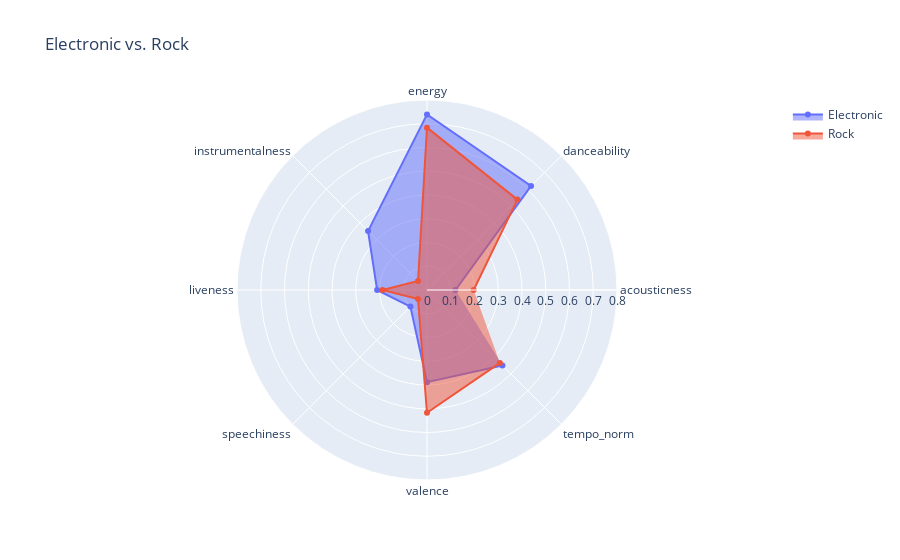
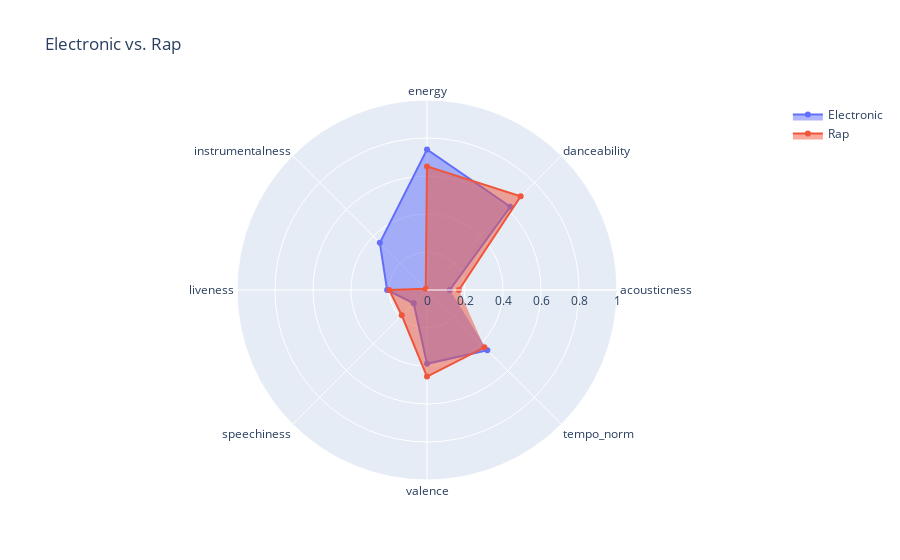
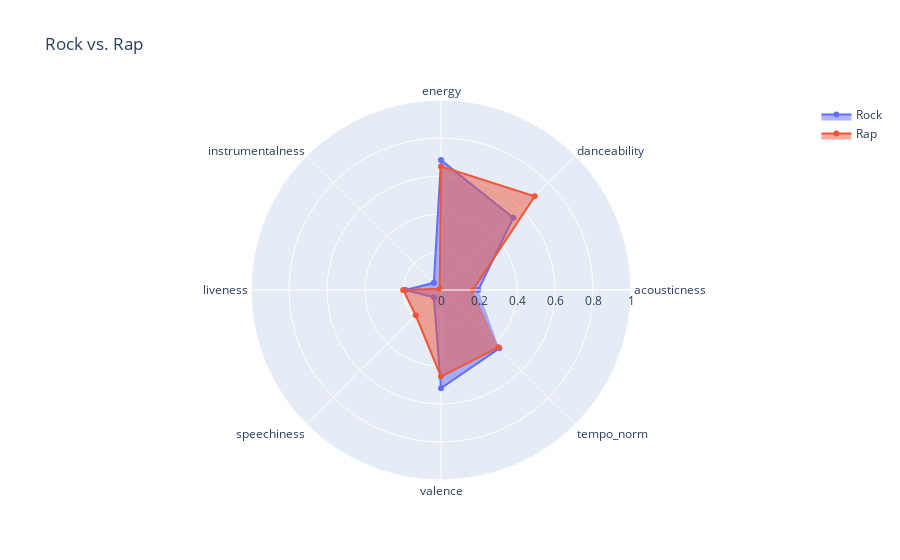

Notebook code for these charts, in order:
### Code cell
fig = go.Figure()

fig.add_trace(go.Scatterpolar(
      r=r4,
      theta= variables,
      fill= 'toself',
      name='Electronic'))

fig.add_trace(go.Scatterpolar(
      r=r6,
      theta=variables,
      fill='toself',
      name='Rock'))

fig.update_layout(
  title = 'Electronic vs. Rock',  
  polar=dict(
    radialaxis=dict(
      visible=True,
      range=[0, 0.80]
    )),
  showlegend=True)

fig.show()

fig = go.Figure()

fig.add_trace(go.Scatterpolar(
      r=r4,
      theta= variables,
      fill= 'toself',
      name='Electronic'))

fig.add_trace(go.Scatterpolar(
      r=r5,
      theta=variables,
      fill='toself',
      name='Rap'))

fig.update_layout(
  title = 'Electronic vs. Rap', 
  polar=dict(
      radialaxis=dict(
      visible=True,
      range=[0,1]
    )),
  showlegend=True)

fig.show()

fig = go.Figure()

fig.add_trace(go.Scatterpolar(
      r=r6,
      theta= variables,
      fill= 'toself',
      name='Rock'))

fig.add_trace(go.Scatterpolar(
      r=r5,
      theta=variables,
      fill='toself',
      name='Rap'))

fig.update_layout(
  title = 'Rock vs. Rap', 
  polar=dict(
      radialaxis=dict(
      visible=True,
      range=[0,1]
    )),
  showlegend=True)

fig.show()

### Figure 1 — Plotly figure (JSON) as saved in the notebook; plotly's stock layout.template omitted (floating-point values rounded to 4 significant figures)
{"data": [{"fill": "toself", "name": "Electronic", "r": [0.1198, 0.6195, 0.7393, 0.351, 0.21, 0.09899, 0.3881, 0.4492], "theta": ["acousticness", "danceability", "energy", "instrumentalness", "liveness", "speechiness", "valence", "tempo_norm"], "type": "scatterpolar"}, {"fill": "toself", "name": "Rock", "r": [0.1964, 0.5383, 0.6837, 0.05329, 0.187, 0.05366, 0.5171, 0.4341], "theta": ["acousticness", "danceability", "energy", "instrumentalness", "liveness", "speechiness", "valence", "tempo_norm"], "type": "scatterpolar"}], "layout": {"polar": {"radialaxis": {"range": [0, 0.8], "visible": true}}, "showlegend": true, "title": {"text": "Electronic vs. Rock"}}}

### Figure 2 — Plotly figure (JSON) as saved in the notebook; plotly's stock layout.template omitted (floating-point values rounded to 4 significant figures)
{"data": [{"fill": "toself", "name": "Electronic", "r": [0.1198, 0.6195, 0.7393, 0.351, 0.21, 0.09899, 0.3881, 0.4492], "theta": ["acousticness", "danceability", "energy", "instrumentalness", "liveness", "speechiness", "valence", "tempo_norm"], "type": "scatterpolar"}, {"fill": "toself", "name": "Rap", "r": [0.1681, 0.6972, 0.6505, 0.009317, 0.1989, 0.1882, 0.4559, 0.4269], "theta": ["acousticness", "danceability", "energy", "instrumentalness", "liveness", "speechiness", "valence", "tempo_norm"], "type": "scatterpolar"}], "layout": {"polar": {"radialaxis": {"range": [0, 1], "visible": true}}, "showlegend": true, "title": {"text": "Electronic vs. Rap"}}}

### Figure 3 — Plotly figure (JSON) as saved in the notebook; plotly's stock layout.template omitted (floating-point values rounded to 4 significant figures)
{"data": [{"fill": "toself", "name": "Rock", "r": [0.1964, 0.5383, 0.6837, 0.05329, 0.187, 0.05366, 0.5171, 0.4341], "theta": ["acousticness", "danceability", "energy", "instrumentalness", "liveness", "speechiness", "valence", "tempo_norm"], "type": "scatterpolar"}, {"fill": "toself", "name": "Rap", "r": [0.1681, 0.6972, 0.6505, 0.009317, 0.1989, 0.1882, 0.4559, 0.4269], "theta": ["acousticness", "danceability", "energy", "instrumentalness", "liveness", "speechiness", "valence", "tempo_norm"], "type": "scatterpolar"}], "layout": {"polar": {"radialaxis": {"range": [0, 1], "visible": true}}, "showlegend": true, "title": {"text": "Rock vs. Rap"}}}
